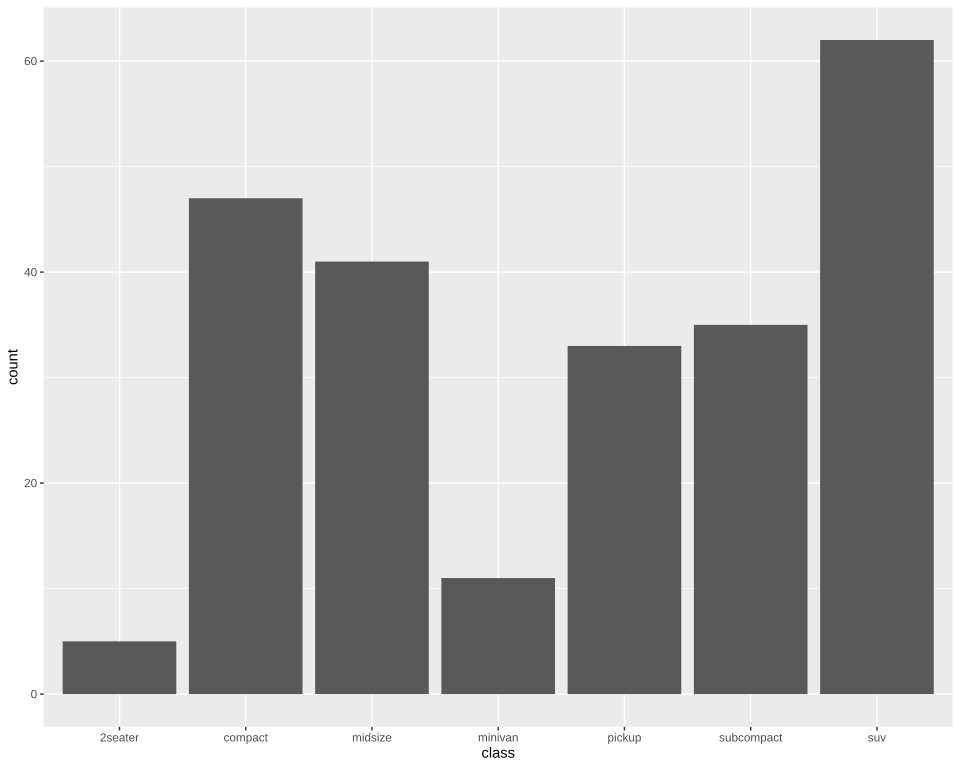

Write the R code that produced this figure.
# The plot test/golden/bar.svg draws, drawn by ggplot2 itself, as ggplot2's own visual tests draw
# their snapshots: the independent check on that golden whenever it changes. The suite never runs
# this; it needs R, ggplot2 and vdiffr, which Docker's r-base image installs. From the repository's
# root:
#
#   docker run --rm -v "$PWD/test/golden":/golden:ro r-base:latest bash -c \
#     'apt-get update -qq && apt-get install -y -qq r-cran-ggplot2 r-cran-vdiffr >/dev/null 2>&1 &&
#      Rscript /golden/bar.R' > bar.ggplot2.svg
#
# and compare the two drawings element by element, as test/golden/point.R describes:
#
#   elements() { grep -E "^<(rect x|circle|polygon|polyline|text)" "$1" |
#     sed -e 's/font-family: [^;]*;//' -e 's/ stroke: #000000;//' -e 's/ fill: none;//'; }
#   diff <(elements bar.ggplot2.svg) <(elements test/golden/bar.svg)
#
# geom_bar()'s first example from ggplot2's reference page: the number of cars in each of mpg's
# classes. First checked with ggplot2 4.0.3 and vdiffr 1.0.9: every element and clip path matches
# but svglite's around the whole drawing, and the one departure is test/golden/point.R's, the x
# axis drawn before the y.

library(ggplot2)

plot <- ggplot(mpg, aes(class)) + geom_bar() + theme_gray()

file <- tempfile(fileext = ".svg")
vdiffr::write_svg(plot, file)
cat(readLines(file), sep = "\n")
